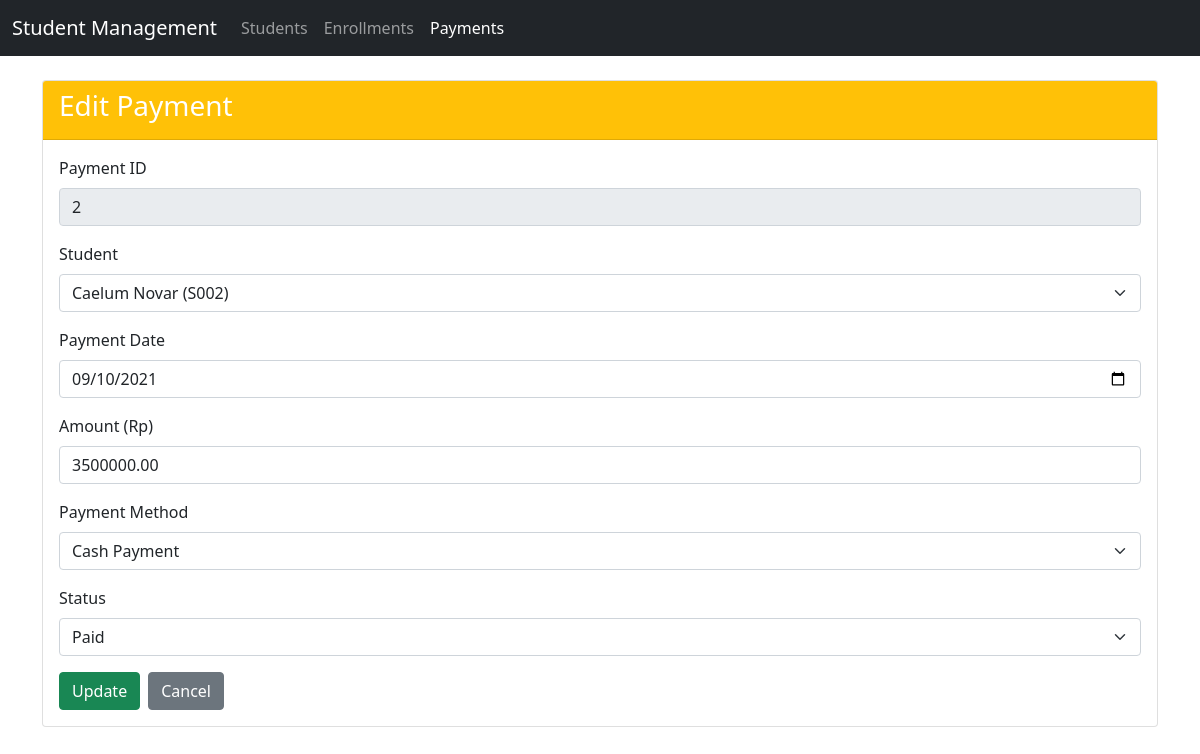
Page /Project/index.php?controller=payment&action=edit&id=2 on the committed database.
### tables this page shows
CREATE TABLE `tuition_payment` (
  `payment_id` int NOT NULL,
  `student_id` varchar(20) DEFAULT NULL,
  `payment_date` date DEFAULT NULL,
  `amount` decimal(12,2) DEFAULT NULL,
  `payment_method` varchar(50) DEFAULT NULL,
  `status` enum('PAID','PENDING','FAILED') DEFAULT NULL
);

CREATE TABLE `students` (
  `id` varchar(20) NOT NULL,
  `name` varchar(100) DEFAULT NULL,
  `phone` varchar(20) DEFAULT NULL,
  `join_date` date DEFAULT NULL
);

### Project/controllers/BaseController.php (called while the page is built, shortened)
<?php
abstract class BaseController {
    protected function render($view, $data = []) {
        extract($data);
        include 'views/templates/header.php';
        include "views/{$view}.php";
        include 'views/templates/footer.php';
    }
}
?>

### Project/controllers/PaymentController.php (called while the page is built, shortened)
<?php
require_once 'controllers/BaseController.php';
require_once 'models/Payment.php';
class PaymentController extends BaseController {
    private $paymentModel;
    public function __construct() {
        $this->paymentModel = new Payment();
    }
    public function edit() {
        $id = $_GET['id'];
        $payment = $this->paymentModel->getById($id);
        $students = $this->paymentModel->getAllStudents();
        $paymentMethods = $this->paymentModel->getPaymentMethods();
        $paymentStatuses = $this->paymentModel->getPaymentStatuses();
        $this->render('payments/edit', [
            'payment' => $payment,
            'students' => $students,
            'paymentMethods' => $paymentMethods,
            'paymentStatuses' => $paymentStatuses
        ]);
    }
}
?>

### Project/models/BaseModel.php (called while the page is built, shortened)
<?php
require_once 'config/database.php';
abstract class BaseModel {
    public function __construct() {
        $database = new Database();
        $this->conn = $database->getConnection();
    }
}
?>

### Project/config/database.php (called while the page is built, shortened)
<?php
class Database {
    private $host = "localhost";
    private $username = "root";
    private $password = "";
    private $db_name = "tp_mvc";
    public function getConnection() {
        $this->conn = null;
        try {
            $this->conn = new mysqli($this->host, $this->username, $this->password, $this->db_name);
        } catch(Exception $e) {
            echo "Connection error: " . $e->getMessage();
        }
        return $this->conn;
    }
}
?>

### Project/models/Payment.php (called while the page is built, shortened)
<?php
require_once 'models/BaseModel.php';
class Payment extends BaseModel {
    protected $table = 'tuition_payment';
    public function getById($id) {
        $sql = "SELECT * FROM {$this->table} WHERE payment_id = ?";
        $stmt = $this->conn->prepare($sql);
        $stmt->bind_param("i", $id);
        $stmt->execute();
        $result = $stmt->get_result();
        if ($result->num_rows > 0) {
            return $result->fetch_assoc();
        }
        return null;
    }
    public function getAllStudents() {
        $sql = "SELECT id, name FROM students ORDER BY name";
        $result = $this->conn->query($sql);
        $students = [];
        if ($result->num_rows > 0) {
            while ($row = $result->fetch_assoc()) {
                $students[] = $row;
            }
        }
        return $students;
    }
    public function getPaymentMethods() {
        return [
            'Transfer' => 'Bank Transfer',
            'Cash' => 'Cash Payment',
            'E-Wallet' => 'Electronic Wallet'
        ];
    }
    public function getPaymentStatuses() {
        return [
            'PAID' => 'Paid',
            'PENDING' => 'Pending',
            'FAILED' => 'Failed'
        ];
    }
}
?>

### Project/views/payments/edit.php (the view, shortened to what this page needs)
<div class="card">
    <div class="card-header bg-warning text-white">
        <h3 class="card-title">Edit Payment</h3>
    </div>
    <div class="card-body">
        <form action="index.php?controller=payment&action=edit&id=<?php echo $payment['payment_id']; ?>" method="post">
            <div class="mb-3">
                <label for="payment_id" class="form-label">Payment ID</label>
                <input type="text" class="form-control" id="payment_id" value="<?php echo htmlspecialchars($payment['payment_id']); ?>" readonly>
            </div>
            <div class="mb-3">
                <label for="student_id" class="form-label">Student</label>
                <select class="form-select" id="student_id" name="student_id" required>
                    <?php foreach ($students as $student): ?>
                        <option value="<?php echo htmlspecialchars($student['id']); ?>" <?php echo ($student['id'] == $payment['student_id']) ? 'selected' : ''; ?>>
                            <?php echo htmlspecialchars($student['name']); ?> (<?php echo htmlspecialchars($student['id']); ?>)
                        </option>
                    <?php endforeach; ?>
                </select>
            </div>
            <div class="mb-3">
                <label for="payment_date" class="form-label">Payment Date</label>
                <input type="date" class="form-control" id="payment_date" name="payment_date" value="<?php echo htmlspecialchars($payment['payment_date']); ?>" required>
            </div>
            <div class="mb-3">
                <label for="amount" class="form-label">Amount (Rp)</label>
                <input type="number" step="0.01" class="form-control" id="amount" name="amount" value="<?php echo htmlspecialchars($payment['amount']); ?>" required>
            </div>
            <div class="mb-3">
                <label for="payment_method" class="form-label">Payment Method</label>
                <select class="form-select" id="payment_method" name="payment_method" required>
                    <?php foreach ($paymentMethods as $value => $label): ?>
                        <option value="<?php echo htmlspecialchars($value); ?>" <?php echo ($value == $payment['payment_method']) ? 'selected' : ''; ?>>
                            <?php echo htmlspecialchars($label); ?>
                        </option>
                    <?php endforeach; ?>
                </select>
            </div>
            <div class="mb-3">
                <label for="status" class="form-label">Status</label>
                <select class="form-select" id="status" name="status" required>
                    <?php foreach ($paymentStatuses as $value => $label): ?>
                        <option value="<?php echo htmlspecialchars($value); ?>" <?php echo ($value == $payment['status']) ? 'selected' : ''; ?>>
                            <?php echo htmlspecialchars($label); ?>
                        </option>
                    <?php endforeach; ?>
                </select>
            </div>
            <div class="d-flex gap-2">
                <button type="submit" class="btn btn-success">Update</button>
                <a href="index.php?controller=payment&action=index" class="btn btn-secondary">Cancel</a>
            </div>
        </form>
    </div>
</div>

### rows in the picture
tuition_payment: payment_id "2", student_id "Caelum Novar (S002)", payment_date "09/10/2021", amount "3500000.00", payment_method "Cash Payment", status "Paid"
